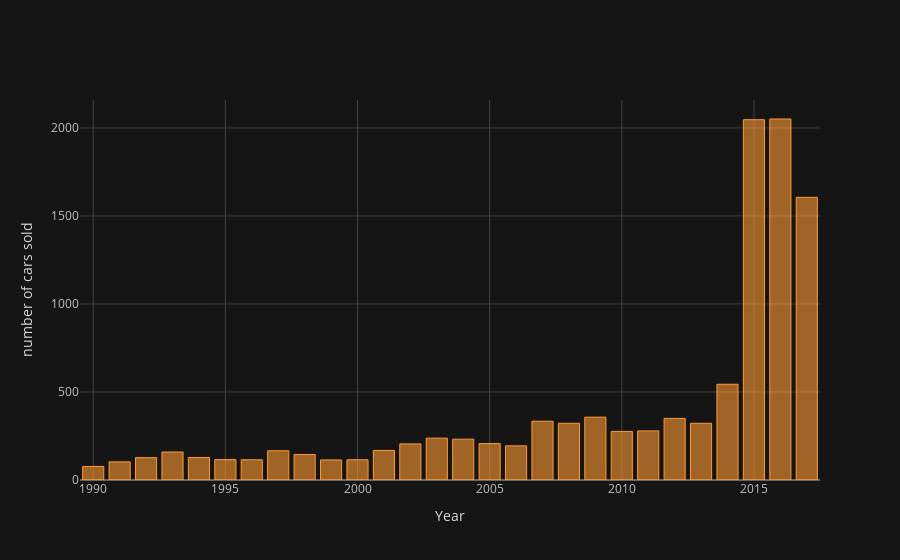

Notebook cell for this chart:
### Code cell
df3.iplot(kind='bar',xTitle='Year',yTitle='number of cars sold',theme='solar')

### Figure 1 — Plotly figure (JSON) as saved in the notebook; plotly's stock layout.template omitted (floating-point values rounded to 4 significant figures)
{"data": [{"marker": {"color": "rgba(255, 153, 51, 0.6)", "line": {"color": "rgba(255, 153, 51, 1.0)", "width": 1}}, "name": "count", "orientation": "v", "text": "", "type": "bar", "x": [2011, 2012, 2013, 1992, 1993, 1994, 2017, 1991, 2016, 1990, 2015, 1996, 1997, 1998, 2014, 1999, 2002, 2003, 2004, 1995, 2007, 2008, 2009, 2001, 2010, 2000, 2005, 2006], "y": [279, 350, 322, 127, 159, 128, 1606, 103, 2051, 77, 2047, 115, 166, 145, 544, 114, 205, 238, 232, 116, 334, 322, 357, 168, 276, 115, 207, 194]}], "layout": {"legend": {"bgcolor": "#151516", "font": {"color": "#D9D9D9"}}, "paper_bgcolor": "#151516", "plot_bgcolor": "#151516", "title": {"font": {"color": "#D9D9D9"}}, "xaxis": {"gridcolor": "#434343", "showgrid": true, "tickfont": {"color": "#C2C2C2"}, "title": {"font": {"color": "#D9D9D9"}, "text": "Year"}, "zerolinecolor": "#666570"}, "yaxis": {"gridcolor": "#434343", "showgrid": true, "tickfont": {"color": "#C2C2C2"}, "title": {"font": {"color": "#D9D9D9"}, "text": "number of cars sold"}, "zerolinecolor": "#666570"}}}
